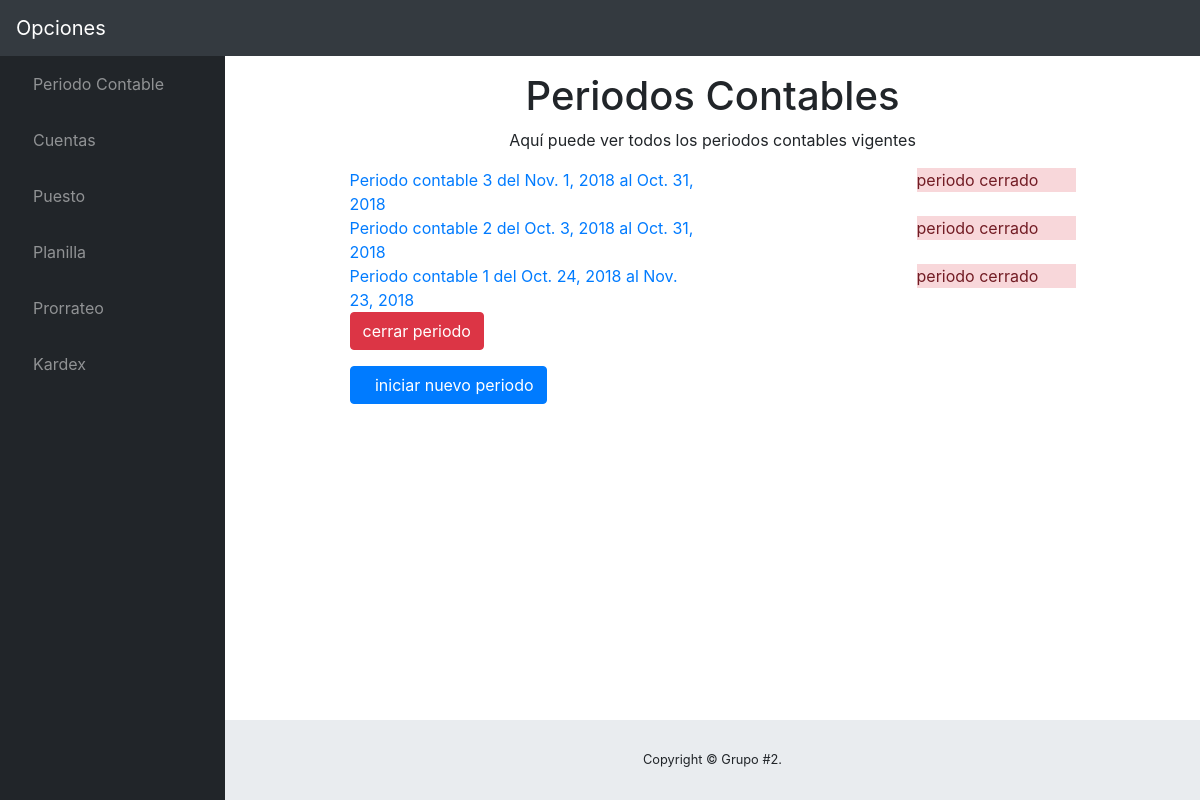
Before: /nuevoPeriodo/ with the older database file.
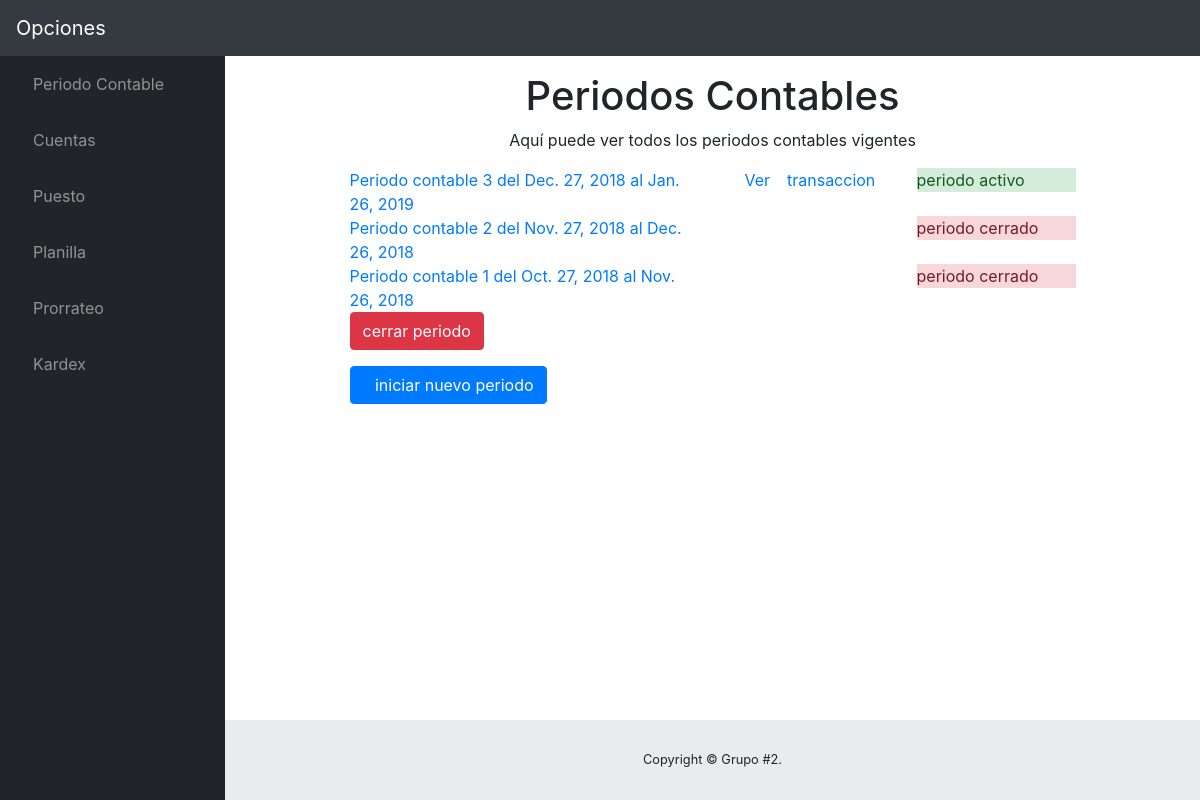
After: the same page with the newer database file.
### contable/models.py (models this page shows)
class PeriodoContable(models.Model):
	fecha_inicio = models.DateField()
	fecha_final = models.DateField()
	usr_aperturo = models.CharField(max_length=20, blank=False)
	usr_cerro = models.CharField(max_length=20, blank=True)
	activo = models.BooleanField(default=True)

### contable/views.py (the view)
# urls.py: url(r'^nuevoPeriodo/', nuevoPeriodo,name="nuevoPeriodo"),
def nuevoPeriodo(request):
	template=loader.get_template('Main/nuevoPeriodo.html')
	periodo = PeriodoContable.objects.all().order_by('-id')
	mensaje=''
	if request.method=='POST':
		action = request.POST.get('action',None)
		i=1
		if action =='nuevo':
			if i > 0 :
				i=len(periodo)
				periodoanterior = periodo.get(pk=i)
				if periodoanterior.activo :
					mensaje ='Debe cerrar el periodo anterior para iniciar este'
					context={
					'periodo':periodo,
					'mensaje':mensaje,
					}
					return HttpResponse(template.render(context , request))
			fi = request.POST.get('fecha_inicio',None)
			ff = request.POST.get('fecha_final',None)
			us = request.POST.get('usuario',None)
			usf = 'desconocido'
			periodo1 = PeriodoContable()
			periodo1.fecha_inicio = fi
			periodo1.fecha_final =ff
			periodo1.usr_aperturo = us
			periodo1.usr_cerro =usf
			periodo1.save()
			i = len(periodo)
			if i>0:
				periodoAnterior = periodo.first()
				for x in periodoAnterior.libromayor_set.all():
					saldo = abs(x.saldoDeudor - x.saldoAcreedor)
					if x.saldoDeudor > x.saldoAcreedor:
						lib = LibroMayor(cuenta=x.cuenta,codCuenta=x.codCuenta,saldoDeudor=saldo,saldoAcreedor=0,periodo=periodo1,saldo=saldo)
						lib.save()
						print(lib)
					if x.saldoAcreedor > x.saldoDeudor:
						lib = LibroMayor(cuenta=x.cuenta,codCuenta=x.codCuenta,saldoDeudor=0,saldoAcreedor=saldo,periodo=periodo1,saldo=saldo)
						lib.save()
						print(lib)
			if periodo1.fecha_inicio == periodo1.fecha_final :
				mensaje='no puede ingresar la misma fecha inicial y final, pero por ser pruebas admito lo que sea XD por ahorita, enrealidad solo pedira la fecha de inicio y a esta se le sumara un mes'
			periodo = PeriodoContable.objects.all().order_by('-id')
			context={
				'periodo':periodo,
				'mensaje':mensaje,
			}
			return HttpResponse(template.render(context , request))
		elif action=='cerrar' :
			if i>0 :
				i=len(periodo)
				periodocerrar = periodo.get(pk=i)
				periodocerrar.activo=False
				periodocerrar.save()
				periodo = PeriodoContable.objects.all()
				context={
					'periodo':periodo,
					'mensaje':mensaje,
				}
				return HttpResponse(template.render(context , request))
	context={
		'periodo':periodo,
		'mensaje':mensaje,
	}
	return HttpResponse(template.render(context , request))

### contable/templates/Main/nuevoPeriodo.html (shortened to what this page needs)
{% extends "Base/base.html" %}
{% block Contenido %}
<section class="container" style="width:80%">
	<h1 class="text-center">Periodos Contables</h1>
    <p class="text-center">Aquí puede ver todos los periodos contables vigentes</p>
	{% for p in periodo %}
        <div class="row">
            <div class="col-sm-6">
                <a href="{% url 'contable:estados' p.id %}" class="estilo">Periodo contable {{p.id}} del {{p.fecha_inicio}} al {{p.fecha_final}} </a>
            </div>
            {% if p.activo %}
                <div class="col-sm-3">
                    <a href="{% url 'contable:estados' p.id %}"><i class="fas fa-eye"></i> Ver</a>
                    <a href="{% url 'contable:reg_transaccion' p.id %}"><i class="fas fa-address-card"></i>transaccion</a>
                </div>
                <div class="col-sm-3">
                    <div class="alert-success">periodo activo</div>
                </div>
            {% else %}
                <div class="col-sm-3">
                </div>
                <div class="col-sm-3">
                    <div class="alert-danger">periodo cerrado</div>
                </div>
            {% endif %}
        </div>
	{% endfor %}
	<form method="POST">
		<p><input type="submit" name="cerrar" id="cerrar" value="cerrar periodo" class="btn btn-danger"></p>
	</form>
    <p><a href="" class="btn btn-primary" data-toggle="modal" data-target="#modalNewPeriodo"><i class="fas fa-plus"></i>iniciar nuevo periodo</a></p>
</section>
{% endblock Contenido %}

Changed rows visible on the page:
changed PeriodoContable id 3: fecha_inicio "Nov. 1, 2018" → "Dec. 27, 2018"; fecha_final "Oct. 31, 2018" → "Jan. 26, 2019"; activo "periodo cerrado" → "Ver transaccion periodo activo"
changed PeriodoContable id 2: fecha_inicio "Oct. 3, 2018" → "Nov. 27, 2018"; fecha_final "Oct. 31, 2018" → "Dec. 26, 2018"
changed PeriodoContable id 1: fecha_inicio "Oct. 24, 2018" → "Oct. 27, 2018"; fecha_final "Nov. 23, 2018" → "Nov. 26, 2018"
